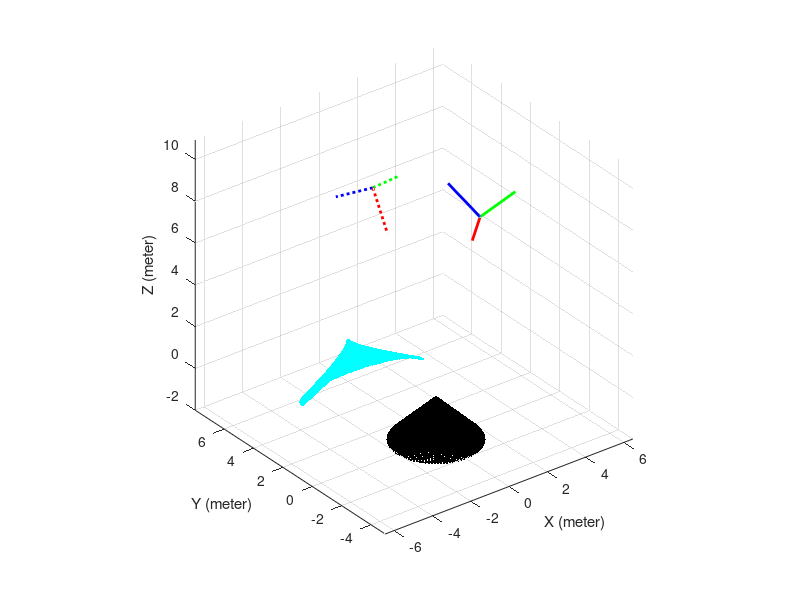
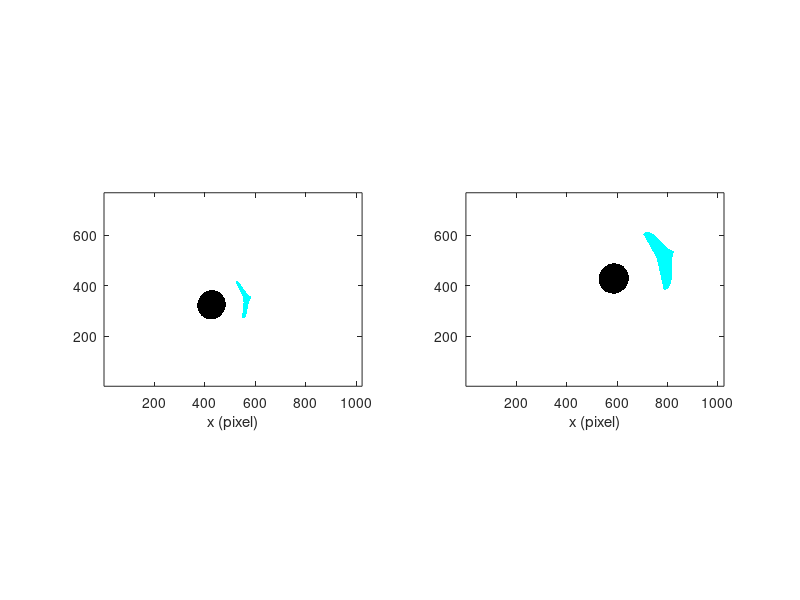

MATLAB code for these plots, in order: (Note: this script raises an error after producing the figures.)
% 1) Generate two synthetic images of 3D points using two virtual cameras.
% The 3D object must not be planar, and two cameras must locate at different locations.
%  image size (pixel)
width = 1024; height = 768;
%  Calibration matrix
K1 = [300-3 0.02 width/2-5; 0 300+2 height/2+10; 0 0 1];
K2 = [300+3 0.01 width/2+5; 0 300-2 height/2-10; 0 0 1];
%  pixel
%  pixel
%  Rotation matrix
thx = -30*pi/180;
thy = -170*pi/180;
thz = -80*pi/180; %  radian
Rx = [1 0 0; 0 cos(thx) -sin(thx); 0 sin(thx) cos(thx)];
Ry = [cos(thy) 0 sin(thy); 0 1 0; -sin(thy) 0 cos(thy)];
Rz = [cos(thz) -sin(thz) 0; sin(thz) cos(thz) 0; 0 0 1];
R1 = Rz*Ry*Rx;
thx = 30*pi/180;
thy = -180*pi/180;
thz = -70*pi/180; %  radian
Rx = [1 0 0; 0 cos(thx) -sin(thx); 0 sin(thx) cos(thx)];
Ry = [cos(thy) 0 sin(thy); 0 1 0; -sin(thy) 0 cos(thy)];
Rz = [cos(thz) -sin(thz) 0; sin(thz) cos(thz) 0; 0 0 1];
R2 = Rz*Ry*Rx;
%  Camera center in world coordinate frame (meter)
C1_ = [0; -3; 10];
C2_ = [-1; 3; 9];
%  Translation vector
t1 = -R1*C1_;
t2 = -R2*C2_;
%  Camera projection matrix (P = K*[R t])
P1 = K1*R1*[eye(3) -C1_];
P2 = K2*R2*[eye(3) -C2_];
%  3D points in world coordinate frame
r = -linspace(0,2) ;
th = linspace(0,2*pi) ;
[R,T] = meshgrid(r,th) ;
X = R.*cos(T) ;
Y = R.*sin(T) ;
Z = R ;
X1 = X(:);
Y1 = Y(:);
Z1 = Z(:);
r = -linspace(0,pi) ;
th = linspace(0,pi) ;
[R,T] = meshgrid(r,th) ;
X = R.*cos(T)  ;
Y = sin(T)+ 5  ;
Z = R/2 ;
X2 = X(:);
Y2 = Y(:);
Z2 = Z(:);
X = [X1;X2];
Y = [Y1;Y2];
Z = [Z1;Z2];
%  Draw 3D points and world coordinate frame
figure; plot3(X1,Y1,Z1,'k.'); hold on;
%  hold on;plot3(X2,Y2,Z2,'m.'); hold on;
hold on; plot3(X(10001:20000),Y(10001:20000),Z(10001:20000),'c.'); hold on;
xlabel('X (meter)');
ylabel('Y (meter)');
zlabel('Z (meter)');
axis equal; grid on;
%  Draw camera coordinate frame
len = 2;
Xp = [len; 0; 0];
Yp = [0; len; 0];
Zp = [0; 0; len];
CX1 = R1'*(Xp - t1); CY1 = R1'*(Yp - t1);
CZ1 = R1'*(Zp - t1);
CX2 = R2'*(Xp - t2); CY2 = R2'*(Yp - t2);
CZ2 = R2'*(Zp - t2);
plot3([C1_(1) CX1(1)],[C1_(2) CX1(2)],[C1_(3) CX1(3)],'b-','LineWidth',2);
plot3([C1_(1) CY1(1)],[C1_(2) CY1(2)],[C1_(3) CY1(3)],'g-','LineWidth',2);
plot3([C1_(1) CZ1(1)],[C1_(2) CZ1(2)],[C1_(3) CZ1(3)],'r-','LineWidth',2);
plot3([C2_(1) CX2(1)],[C2_(2) CX2(2)],[C2_(3) CX2(3)],'b:','LineWidth',2);
plot3([C2_(1) CY2(1)],[C2_(2) CY2(2)],[C2_(3) CY2(3)],'g:','LineWidth',2);
plot3([C2_(1) CZ2(1)],[C2_(2) CZ2(2)],[C2_(3) CZ2(3)],'r:','LineWidth',2);
axis equal; hold off;
%  Acquire images of 3D points
x1 = P1*[X'; Y'; Z'; ones(1,length(X))];
x1(1,:) = x1(1,:)./x1(3,:);
x1(2,:) = x1(2,:)./x1(3,:);
x1(3,:) = x1(3,:)./x1(3,:);
x2 = P2*[X'; Y'; Z'; ones(1,length(X))];
x2(1,:) = x2(1,:)./x2(3,:);
x2(2,:) = x2(2,:)./x2(3,:);
x2(3,:) = x2(3,:)./x2(3,:);
%  Draw images of 3D points
figure;
subplot(121); plot(x1(1,:),x1(2,:),'k.'); hold on;
plot(x1(1,10001:20000),x1(2,10001:20000),'c.'); axis equal;
axis([1 width 1 height]);
xlabel('x (pixel)');
hold off;
subplot(122); plot(x2(1,:),x2(2,:),'k.'); hold on;
plot(x2(1,10001:20000),x2(2,10001:20000),'c.'); axis equal;
axis([1 width 1 height]);
xlabel('x (pixel)');
hold off;
save('data_twoviews.mat','K1','R1','t1','K2','R2','t2','X','Y','Z','x1','x2','width','height');

% 2) Add Gaussian noise to the 2D image points.
% 3) Add some outliers to the noise-contaminated 2D points.


%  Load data
load('data_twoviews.mat');
%  Add noise
scale =2;
x1o = x1(1:2,:);
x2o = x2(1:2,:);
rng(1,'philox')
x1 = x1(1:2,:) + randn(size(x1(1:2,:)))*scale;
x2 = x2(1:2,:) + randn(size(x2(1:2,:)))*scale;
x1(3,:) = 1;
x2(3,:) = 1;
%  Outliers
rng(1,'philox')
outNum = 20;
xo = (randn(3,outNum)+1.5)*400;
yo = (randn(3,outNum)+1.5)*200;
xo(3,:) = 0.0010;
yo(3,:) = 0.0010;
x1out = [x1 xo];
y1out = [x2 yo];
figure;
subplot(121); plot(x1(1,:),x1(2,:),'r.'); hold on;
plot(x1(1,10001:20000),x1(2,10001:20000),'m.'); axis equal;
subplot(121); plot(x1o(1,:),x1o(2,:),'k.'); hold on;
plot(x1o(1,10001:20000),x1o(2,10001:20000),'c.'); hold on;
plot(xo(1,:),xo(2,:),'g.');axis equal;
axis([1 width 1 height]);
xlabel('x (pixel)');
hold off;
subplot(122); plot(x2(1,:),x2(2,:),'r.'); hold on;
plot(x2(1,10001:20000),x2(2,10001:20000),'m.'); axis equal;
subplot(122); plot(x2o(1,:),x2o(2,:),'k.'); hold on;
plot(x2o(1,10001:20000),x2o(2,10001:20000),'c.'); hold on;
plot(yo(1,:),yo(2,:),'g.');axis equal;
axis([1 width 1 height]);
xlabel('x (pixel)');
hold off;



% 4) Estimate the fundamental matrix using RANSAC and check the result by drawing epipolar lines.

%  Load data
load('data_twoviews.mat');
%  Add noise
scale =0.0;
x1o = x1(1:2,:);
x2o = x2(1:2,:);
rng(1,'philox')
x1 = x1(1:2,:) + randn(size(x1(1:2,:)))*scale;
x2 = x2(1:2,:) + randn(size(x2(1:2,:)))*scale;
x1(3,:) = 1;
x2(3,:) = 1;
%  Outliers
rng(1,'philox')
outNum = 20;
xo = (randn(3,outNum)+1.5)*400;
yo = (randn(3,outNum)+1.5)*200;
xo(3,:) = 0.0010;
yo(3,:) = 0.0010;

x1out = [x1 xo];
y1out = [x2 yo];
%  x1out = x1;
%  y1out = x2;
figure;
subplot(121); plot(x1(1,:),x1(2,:),'r.'); hold on;
plot(x1(1,10001:20000),x1(2,10001:20000),'m.'); axis equal;
subplot(121); plot(x1o(1,:),x1o(2,:),'k.'); hold on;
plot(x1o(1,10001:20000),x1o(2,10001:20000),'c.'); hold on;
plot(xo(1,:),xo(2,:),'g.');axis equal;
axis([1 width 1 height]);
xlabel('x (pixel)');
hold off;
subplot(122); plot(x2(1,:),x2(2,:),'r.'); hold on;
plot(x2(1,10001:20000),x2(2,10001:20000),'m.'); axis equal;
subplot(122); plot(x2o(1,:),x2o(2,:),'k.'); hold on;
plot(x2o(1,10001:20000),x2o(2,10001:20000),'c.'); hold on;
plot(yo(1,:),yo(2,:),'g.');axis equal;
axis([1 width 1 height]);
xlabel('x (pixel)');
hold off;
%  Normalize data
iT1 = [width+height 0 width/2; 0 width+height height/2; 0 0 1];
T1 = inv(iT1);
T2=T1;
x1nmo = T1*x1out;
y2nmo = T2*y1out;
N = 100;
s = 8;  %  Minimum number of points
threshold = 0.3;
[row, column] = size(x1nmo);
numInliersEachIteration = zeros(N,1);
storedModels = {};%zeros(N,3,3);
maxInliner =0;
xa = [x1out ones(size(x1out,1),1)];
xb = [y1out ones(size(y1out,1),1)];
F = zeros(3,3);
for i = 1 : N
  
   %  random subset of points
   subsetIndices = randsample(column, s);
   %  normalize
   x_subset = T1* x1out(:,subsetIndices);
   y_subset = T2* y1out(:,subsetIndices);
      
    Ftemp = estimate_fundamental_matrix(x_subset, y_subset);
  
   Ftemp = T2'*Ftemp*T1;
   eval = diag(xb' * Ftemp * xa);
  
   %  record the number of inliers
   numInlier= size( find(abs(eval) < threshold) , 1);
   if numInlier > maxInliner
  
       maxInliner = numInlier;
       F = Ftemp;
      
   end
end

%  Draw epipolar lines
id = [10000 20000]; %  randomly select point and draw 4 epipole
for i=1:length(id)
    x = x1out(:,id(i));
    l_ = F*x;
    p1 = [0 -l_(3)/l_(2)];
    p2 = [1024 -(1024*l_(1)+l_(3))/l_(2)];
    subplot(121); hold on; plot(x(1),x(2),'bo');
    subplot(122); hold on; plot([p1(1) p2(1)],[p1(2) p2(2)],'b-');
    x_ = y1out(:,id(i));
    l = F'*x_;
    p1 = [0 -l(3)/l(2)]; p2 = [1024 -(1024*l(1)+l(3))/l(2)];
    subplot(122); hold on; plot(x_(1),x_(2),'bo');
    subplot(121); hold on; plot([p1(1) p2(1)],[p1(2) p2(2)],'b-');
end
save('fundamental.mat', 'F','x1out','y1out','x1','x2');








% 5) Calculate a rotation matrix and a translation vector using two known calibration matrices.


%  Load data
load('data_twoviews.mat');
x1wn = x1;
x2wn = x2;
load('fundamental.mat')
%  Rotation and translation calculation
E = K2'*F*K1;
[U D V] = svd(E);
W = [0 -1 0; 1 0 0; 0 0 1];
Rc1 = U*W*V'; Rc2 = U*W'*V';
tc1 = U(:,3); tc2 = -U(:,3);
%  Triangulation for selecting R and t combination
P1 = K1*[eye(3) zeros(3,1)];
P2 = cell(1,4);
t = cell(1,4);
R = cell(1,4);
P2{1} = K2*[Rc1 tc1]; R{1} = Rc1; t{1} = tc1;
P2{2} = K2*[Rc1 tc2]; R{2} = Rc1; t{2} = tc2;
P2{3} = K2*[Rc2 tc1]; R{3} = Rc2; t{3} = tc1;
P2{4} = K2*[Rc2 tc2]; R{4} = Rc2; t{4} = tc2;
x1 = x1out;
x2=y1out;
for i=1:4
   A = [x1(1,1)*P1(3,:) - P1(1,:);
   x1(2,1)*P1(3,:) - P1(2,:);
   x2(1,1)*P2{i}(3,:) - P2{i}(1,:);
   x2(2,1)*P2{i}(3,:) - P2{i}(2,:)];
   [U D V] = svd(A);
   X = V(:,end); pointZ(i) = X(3)./X(4);
   a = R{i}'*[0;0;1]; axisZ(i) = a(3);
end
id = find(pointZ > 0 & sign(axisZ)==sign(pointZ));
R = R{id}; t = t{id};
%  Triangulation of all points
P1 = K1*[eye(3) zeros(3,1)];
P2 = K2*[R t];
for i=1:length(x1)
   A = [x1(1,i)*P1(3,:) - P1(1,:);
   x1(2,i)*P1(3,:) - P1(2,:);
   x2(1,i)*P2(3,:) - P2(1,:);
   x2(2,i)*P2(3,:) - P2(2,:)];
   [U D V] = svd(A);
   X = V(:,end);
   XYZ(:,i) = X./X(4);
end
figure; plot3(XYZ(1,:),XYZ(2,:),XYZ(3,:),'k.');
hold on; plot3(XYZ(1,10001:20000),XYZ(2,10001:20000),XYZ(3,10001:20000),'c.');
xlabel('X'); ylabel('Y'); zlabel('Z'); axis equal; grid on;




% 6) Reconstruct the 3D structure of the corresponding points with the known baseline
%  Metric recovery
C1 = -R1*t1;
C2 = -R2*t2;
baseline = sqrt(sum((C1-C2).^2));
XYZ = XYZ*baseline;
figure; plot3(XYZ(1,:),XYZ(2,:),XYZ(3,:),'k.');
hold on; plot3(XYZ(1,10001:20000),XYZ(2,10001:20000),XYZ(3,10001:20000),'c.');
xlabel('X (meter)'); ylabel('Y (meter)'); zlabel('Z (meter)');
axis equal; grid on;
